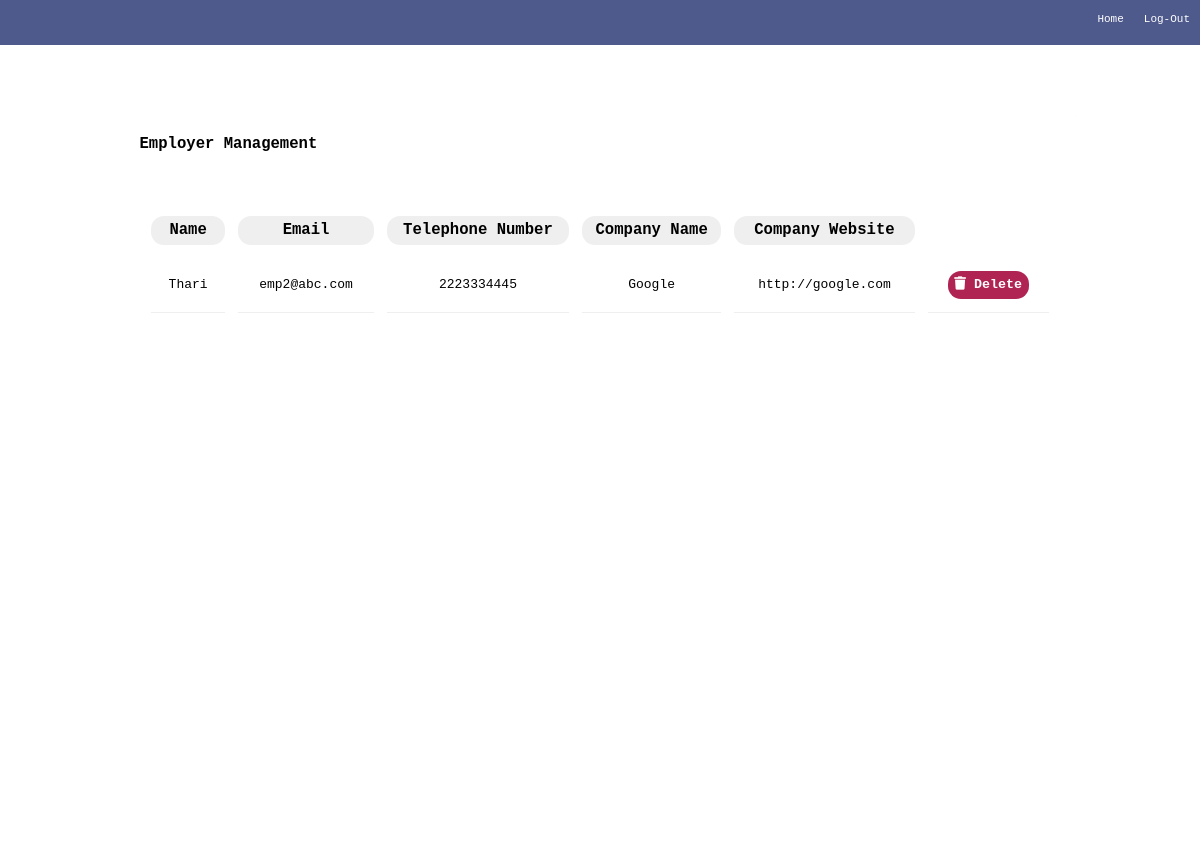
The app's page /admin/employer.php?show=employer with its own data.
### tables this page shows
CREATE TABLE `employer` (
  `username` varchar(255) NOT NULL,
  `website` varchar(255) DEFAULT NULL,
  `companyname` varchar(255) DEFAULT NULL
);

CREATE TABLE `user` (
  `username` varchar(255) NOT NULL,
  `password` varchar(255) DEFAULT NULL,
  `view` varchar(255) DEFAULT NULL,
  `name` varchar(255) DEFAULT NULL,
  `email` varchar(255) DEFAULT NULL,
  `telephone` varchar(255) DEFAULT NULL
);

### admin/db.php (called while the page is built, shortened)
<?php
include("../php/db_conn.php");
if (isset($_GET['show'])) {
    switch ($_GET['show']) {
        case 'employer':
            $sql = "select u.username, u.name, u.email, u.telephone, e.website, e.companyname from user u, employer e where u.username=e.username;";
            $result = mysqli_query($conn, $sql) or die($conn->error);
            break;
    }
}

### admin/employer.php (the view, shortened to what this page needs)
<!DOCTYPE html>
<html lang="en">
<head>
    <link rel="stylesheet" href="../css/admin.css">
    <link rel="stylesheet" href="../css/navbar.css">
    <link rel="stylesheet" href="https://pro.fontawesome.com/releases/v5.10.0/css/all.css"
 />
</head>
<body>
    <header>
            <nav>
                <ul>
                    <li><a href="../logout.php">Log-Out</a></li>
                    <li><a href="./home.php">Home</a></li>
                </ul>
            </nav>
    </header>
    <div class="container">
        <div class="section blur">
            <div class="section-header">
                <h4 class="title">Employer Management</h4>
            </div>
            <div class="section-body">
                <table>
                    <tr>
                        <th>Name</th>
                        <th>Email</th>
                        <th>Telephone Number</th>
						<th>Company Name</th>
						<th>Company Website</th>
                    </tr>
                    <?php
                        include('./db.php');
                        while($row = $result->fetch_assoc()){
                    ?>
                    <tr>
                        <td><?php echo $row['name'];?></td>
                        <td><?php echo $row['email'];?></td>
                        <td><?php echo $row['telephone'];?></td>
						<td><?php echo $row['companyname'];?></td>
						<td><?php echo $row['website'];?></td>
                        <td>
                        <a href="?deleteE=<?php echo $row['username'];?>"><button class="btn-delete">
                                <i class="fas fa-trash"></i>
                                Delete</button></a>
                        </td>
                    </tr>
                    <?php }?>
                </table>
            </div>
        </div>
</body>
</html>

### css/admin.css (style rules this page uses)
* { margin: 0; box-sizing: border-box; font-family: monospace; }
body { background-image: url('../images/login1.jpg'); background-repeat: no-repeat; background-size: cover; }
.section { display: flex; flex-direction: column; width: 80%; height: 90%; border-radius: 0.4rem; transition: all 0.5s ease-in; border: 0px; text-align: center; padding: 1rem; background-color: rgba(233, 233, 244, 0.3); }
.section-header { display: flex; margin-bottom: 3rem; }
.section-body { width: 100%; overflow-y: scroll; }
.container { display: flex; justify-content: center; align-items: center; height: 100vh; }
button { font-weight: bolder; border: 0; padding: 0.5rem; border-radius: 1rem; cursor: pointer; transition: all 0.5s ease-in; background-color: #111; color: #fff; }
.blur { box-shadow: inset 0px 0px 2px #fefefed1; backdrop-filter: saturate(100%) blur(1px); background-color: rgba(255, 255, 255, 0.2); }
table { padding: 0.4rem; transition: all 0.5s ease-in; border-spacing: 1rem 1rem; width: 100%; background-color: white; border-radius: 0.5rem; }
table th { background-color: #eeee; border-radius: 1rem; padding: 0.4rem; font-weight: bolder; font-size: 1.2rem; }
table td { padding: 1rem; border-bottom: 1px #efefef solid; }
.btn-delete { background-color: #b02453; }
.title { background-color: #FFf; border-radius: 0.3rem; padding: 0.5rem; font-size: larger; }

### css/navbar.css (style rules this page uses)
nav { height: 45px; width: 100%; margin-top: 0; margin-bottom: 30px; position: relative; }
nav ul { height: 100%; list-style: none; margin: 0; background-color: #4E598C; }
nav ul li { margin: 0; float: right; height: 100%; }
nav li a { display: block; text-decoration: none; color: white; padding: 13px 10px; margin: unset; text-align: left; font-size: 11px; }

### records on screen
employer: username.name "Thari", username.email "emp2@abc.com", username.telephone "2223334445", companyname "Google", website "http://google.com"
